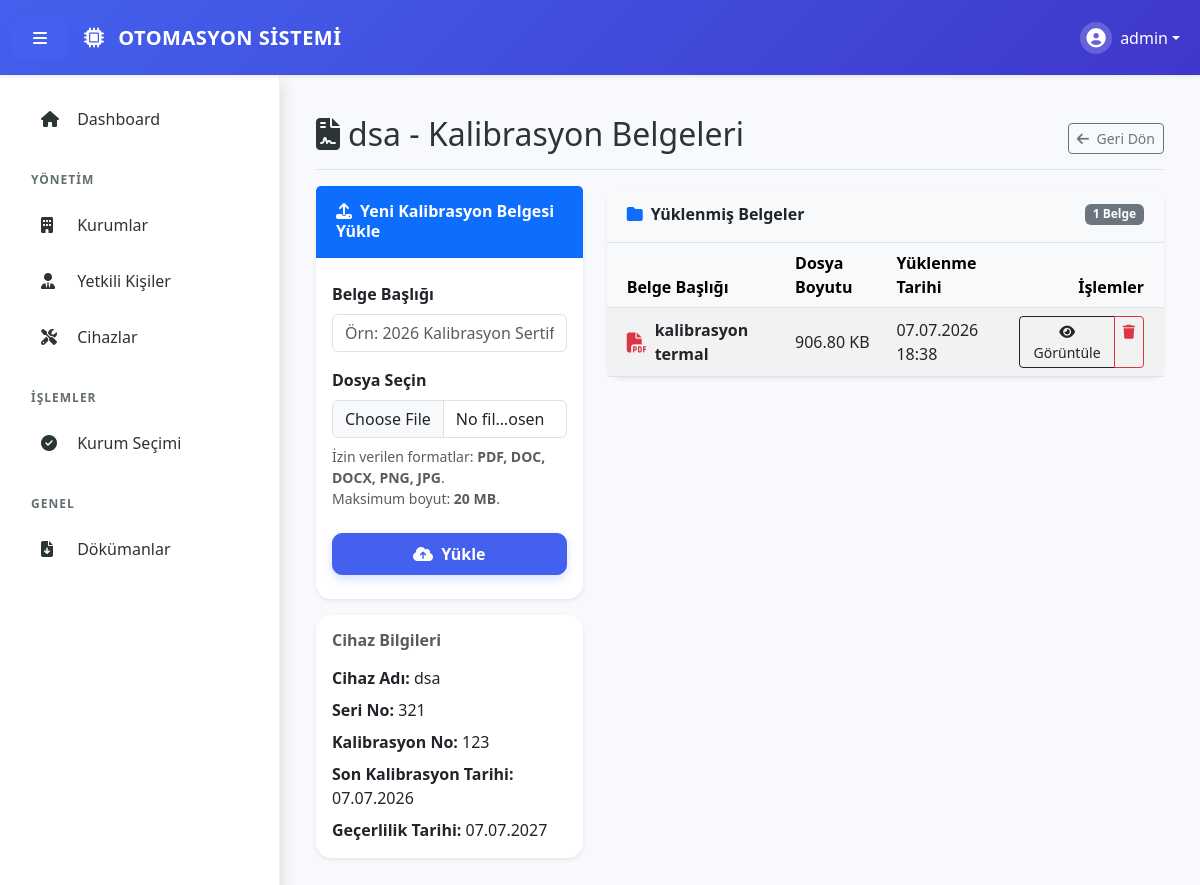
Screenshot of /pages/cihaz_kalibrasyon_belgeleri.php?device_id=2 (signed in) with the database file from the repository.
### tables this page shows
CREATE TABLE `measurement_devices` (
  `id` int(11) NOT NULL AUTO_INCREMENT,
  `user_id` int(11) NOT NULL,
  `device_name` varchar(255) NOT NULL,
  `serial_no` varchar(100) DEFAULT NULL,
  `cal_date` date DEFAULT NULL,
  `validity_date` date DEFAULT NULL,
  `cal_no` varchar(100) DEFAULT NULL,
  `is_thermal_camera` tinyint(1) DEFAULT 0,
  `created_at` timestamp NOT NULL DEFAULT current_timestamp(),
  PRIMARY KEY (`id`),
  KEY `user_id` (`user_id`),
  CONSTRAINT `measurement_devices_ibfk_1` FOREIGN KEY (`user_id`) REFERENCES `users` (`id`) ON DELETE CASCADE
);

CREATE TABLE `device_calibration_documents` (
  `id` int(11) NOT NULL AUTO_INCREMENT,
  `device_id` int(11) NOT NULL,
  `title` varchar(255) NOT NULL,
  `filename` varchar(255) NOT NULL,
  `file_size` int(11) NOT NULL,
  `uploaded_at` timestamp NOT NULL DEFAULT current_timestamp(),
  PRIMARY KEY (`id`),
  KEY `device_id` (`device_id`),
  CONSTRAINT `device_calibration_documents_ibfk_1` FOREIGN KEY (`device_id`) REFERENCES `measurement_devices` (`id`) ON DELETE CASCADE
);

### htdocs/includes/functions.php (called while the page is built, shortened)
<?php
function cleanInput($data)
{
    return htmlspecialchars(trim($data), ENT_QUOTES, 'UTF-8');
}
?>

### htdocs/pages/cihaz_kalibrasyon_belgeleri.php (the view, shortened to what this page needs)
<?php
require_once '../includes/db.php';
require_once '../includes/functions.php';
$pdo->exec("
    CREATE TABLE IF NOT EXISTS device_calibration_documents (
        id INT AUTO_INCREMENT PRIMARY KEY,
        device_id INT NOT NULL,
        title VARCHAR(255) NOT NULL,
        filename VARCHAR(255) NOT NULL,
        file_size INT NOT NULL,
        uploaded_at TIMESTAMP DEFAULT CURRENT_TIMESTAMP,
        FOREIGN KEY (device_id) REFERENCES measurement_devices(id) ON DELETE CASCADE
    ) ENGINE=InnoDB DEFAULT CHARSET=utf8mb4 COLLATE=utf8mb4_general_ci;
");
$device_id = isset($_GET['device_id']) ? intval(cleanInput($_GET['device_id'])) : 0;
$stmt_device = $pdo->prepare("SELECT * FROM measurement_devices WHERE id = ?");
$stmt_device->execute([$device_id]);
$device = $stmt_device->fetch();
$stmt_docs = $pdo->prepare("SELECT * FROM device_calibration_documents WHERE device_id = ? ORDER BY uploaded_at DESC");
$stmt_docs->execute([$device_id]);
$documents = $stmt_docs->fetchAll();
function formatSize($bytes) {
    if ($bytes >= 1048576) {
        return number_format($bytes / 1048576, 2) . ' MB';
    } elseif ($bytes >= 1024) {
        return number_format($bytes / 1024, 2) . ' KB';
    }
    return $bytes . ' Bytes';
}
$pageTitle = htmlspecialchars($device['device_name']) . " - Kalibrasyon Belgeleri";
include '../includes/header.php';
?>
<div class="d-flex justify-content-between flex-wrap flex-md-nowrap align-items-center pt-3 pb-2 mb-3 border-bottom">
    <h1 class="h2"><i class="fas fa-file-contract me-2"></i><?php echo $pageTitle; ?></h1>
    <div class="btn-toolbar mb-2 mb-md-0">
        <a href="cihazlar.php" class="btn btn-sm btn-outline-secondary">
            <i class="fas fa-arrow-left me-1"></i> Geri Dön
        </a>
    </div>
</div>
<div class="row">
    <div class="col-md-4 mb-4">
        <div class="card shadow-sm border-0">
            <div class="card-header bg-primary text-white py-3">
                <h6 class="card-title mb-0 fw-bold"><i class="fas fa-upload me-2"></i>Yeni Kalibrasyon Belgesi Yükle</h6>
            </div>
            <div class="card-body py-4">
                <form method="POST" action="" enctype="multipart/form-data">
                    <div class="mb-3">
                        <label for="title" class="form-label fw-bold">Belge Başlığı</label>
                        <input type="text" class="form-control" id="title" name="title" placeholder="Örn: 2026 Kalibrasyon Sertifikası" required>
                    </div>
                    <div class="mb-4">
                        <label for="document" class="form-label fw-bold">Dosya Seçin</label>
                        <input type="file" class="form-control" id="document" name="document" accept=".pdf,.doc,.docx,.png,.jpg,.jpeg" required>
                        <div class="form-text text-muted small mt-2">
                            İzin verilen formatlar: <strong>PDF, DOC, DOCX, PNG, JPG</strong>.<br>
                            Maksimum boyut: <strong>20 MB</strong>.
                        </div>
                    </div>
                    <button type="submit" class="btn btn-primary w-100 py-2 fw-bold">
                        <i class="fas fa-cloud-upload-alt me-1"></i> Yükle
                    </button>
                </form>
            </div>
        </div>
        <div class="card shadow-sm border-0 mt-3">
            <div class="card-body">
                <h6 class="fw-bold mb-3 text-muted">Cihaz Bilgileri</h6>
                <p class="mb-2"><strong>Cihaz Adı:</strong> <?php echo htmlspecialchars($device['device_name']); ?></p>
                <p class="mb-2"><strong>Seri No:</strong> <?php echo htmlspecialchars($device['serial_no']); ?></p>
                <p class="mb-2"><strong>Kalibrasyon No:</strong> <?php echo htmlspecialchars($device['cal_no']); ?></p>
                <p class="mb-2"><strong>Son Kalibrasyon Tarihi:</strong> <?php echo date('d.m.Y', strtotime($device['cal_date'])); ?></p>
                <p class="mb-0"><strong>Geçerlilik Tarihi:</strong> <?php echo date('d.m.Y', strtotime($device['validity_date'])); ?></p>
            </div>
        </div>
    </div>
    <div class="col-md-8">
        <div class="card shadow-sm border-0">
            <div class="card-header bg-light py-3 border-bottom d-flex justify-content-between align-items-center">
                <span class="fw-bold text-dark"><i class="fas fa-folder me-2 text-primary"></i>Yüklenmiş Belgeler</span>
                <span class="badge bg-secondary"><?php echo count($documents); ?> Belge</span>
            </div>
            <div class="card-body p-0">
                <?php if (empty($documents)): ?>
                    <div class="text-center py-5">
                        <i class="fas fa-file-invoice fa-3x text-muted mb-3 d-block"></i>
                        <p class="text-muted mb-0">Henüz kalibrasyon belgesi yüklenmemiş.</p>
                    </div>
                <?php else: ?>
                    <div class="table-responsive">
                        <table class="table table-hover table-striped align-middle mb-0">
                            <thead>
                                <tr class="table-light">
                                    <th style="padding-left: 20px;">Belge Başlığı</th>
                                    <th>Dosya Boyutu</th>
                                    <th>Yüklenme Tarihi</th>
                                    <th class="text-end" style="padding-right: 20px;">İşlemler</th>
                                </tr>
                            </thead>
                            <tbody>
                                <?php foreach ($documents as $doc): ?>
                                    <tr>
                                        <td style="padding-left: 20px;">
                                            <div class="d-flex align-items-center">
                                                <i class="fas fa-file-pdf text-danger fa-lg me-2"></i>
                                                <span class="fw-bold"><?php echo htmlspecialchars($doc['title']); ?></span>
                                            </div>
                                        </td>
                                        <td><?php echo formatSize($doc['file_size']); ?></td>
                                        <td><?php echo date('d.m.Y H:i', strtotime($doc['uploaded_at'])); ?></td>
                                        <td class="text-end" style="padding-right: 20px;">
                                            <div class="btn-group">
                                                <a href="../uploads/cihaz_kalibrasyon_belgeler/<?php echo htmlspecialchars($doc['filename']); ?>" target="_blank" class="btn btn-sm btn-outline-dark" title="Görüntüle">
                                                    <i class="fas fa-eye"></i> Görüntüle
                                                </a>
                                                <a href="?device_id=<?php echo $device_id; ?>&delete=<?php echo $doc['id']; ?>" class="btn btn-sm btn-outline-danger" title="Sil" onclick="return confirm('Bu belgeyi silmek istediğinize emin misiniz?')">
                                                    <i class="fas fa-trash"></i>
                                                </a>
                                            </div>
                                        </td>
                                    </tr>
                                <?php endforeach; ?>
                            </tbody>
                        </table>
                    </div>
                <?php endif; ?>
            </div>
        </div>
    </div>
</div>
<?php include '../includes/footer.php'; ?>

### htdocs/assets/css/style.css (style rules this page uses)
:root { --primary-color: #4361ee; --secondary-color: #3f37c9; --bg-light: #f8f9fc; --sidebar-bg: #ffffff; --text-main: #2d3436; --text-muted: #636e72; --nav-height: 75px; --sidebar-width: 280px; }
body { font-family: 'Segoe UI', Roboto, Helvetica, Arial, sans-serif; background-color: var(--bg-light); color: var(--text-main); overflow-x: hidden; }
body.logged-in { padding-top: var(--nav-height); }
.card { border: none; border-radius: 15px; box-shadow: 0 5px 20px rgba(0, 0, 0, 0.05); transition: transform 0.3s; }
.card-header { background-color: transparent; border-bottom: 1px solid rgba(0, 0, 0, 0.05); padding: 1.25rem; font-weight: 600; }
.btn-primary { background-color: var(--primary-color); border-color: var(--primary-color); border-radius: 10px; padding: 8px 20px; font-weight: 500; box-shadow: 0 4px 10px rgba(67, 97, 238, 0.2); }

### rows the page displays
measurement_devices: device_name "dsa - Kalibrasyon Belgeleri", device_name "dsa", serial_no "321", cal_no "123", cal_date "07.07.2026", validity_date "07.07.2027"
device_calibration_documents: title "kalibrasyon termal", file_size "906.80 KB", uploaded_at "07.07.2026 18:38"

### other values shown
$_SESSION['username'] "admin"
count($documents) "1"
